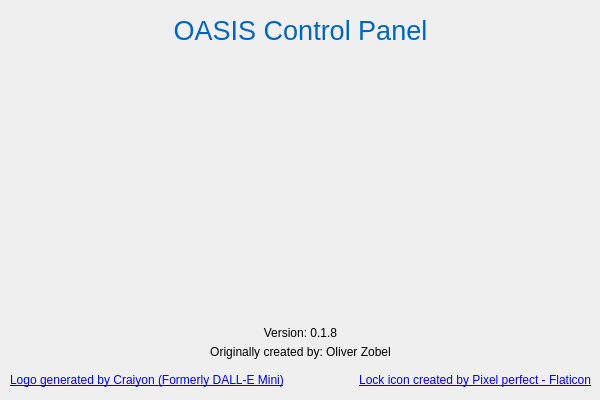
<?xml version="1.0" encoding="UTF-8"?>
<ui version="4.0">
 <class>Dialog</class>
 <widget class="QDialog" name="Dialog">
  <property name="geometry">
   <rect>
    <x>0</x>
    <y>0</y>
    <width>600</width>
    <height>400</height>
   </rect>
  </property>
  <property name="sizePolicy">
   <sizepolicy hsizetype="Fixed" vsizetype="Fixed">
    <horstretch>0</horstretch>
    <verstretch>0</verstretch>
   </sizepolicy>
  </property>
  <property name="minimumSize">
   <size>
    <width>600</width>
    <height>400</height>
   </size>
  </property>
  <property name="maximumSize">
   <size>
    <width>600</width>
    <height>400</height>
   </size>
  </property>
  <property name="contextMenuPolicy">
   <enum>Qt::NoContextMenu</enum>
  </property>
  <property name="windowTitle">
   <string>About OASIS Control Panel</string>
  </property>
  <widget class="QLabel" name="label">
   <property name="geometry">
    <rect>
     <x>0</x>
     <y>10</y>
     <width>601</width>
     <height>41</height>
    </rect>
   </property>
   <property name="font">
    <font>
     <pointsize>20</pointsize>
    </font>
   </property>
   <property name="cursor">
    <cursorShape>ArrowCursor</cursorShape>
   </property>
   <property name="text">
    <string>&lt;html&gt;&lt;head/&gt;&lt;body&gt;&lt;p&gt;&lt;span style=&quot; color:#0065bd;&quot;&gt;OASIS Control Panel&lt;/span&gt;&lt;/p&gt;&lt;/body&gt;&lt;/html&gt;</string>
   </property>
   <property name="alignment">
    <set>Qt::AlignCenter</set>
   </property>
   <property name="textInteractionFlags">
    <set>Qt::NoTextInteraction</set>
   </property>
  </widget>
  <widget class="QLabel" name="label_3">
   <property name="geometry">
    <rect>
     <x>0</x>
     <y>340</y>
     <width>601</width>
     <height>25</height>
    </rect>
   </property>
   <property name="text">
    <string>&lt;html&gt;&lt;head/&gt;&lt;body&gt;&lt;p&gt;Originally created by: Oliver Zobel&lt;/p&gt;&lt;/body&gt;&lt;/html&gt;</string>
   </property>
   <property name="alignment">
    <set>Qt::AlignCenter</set>
   </property>
  </widget>
  <widget class="QLabel" name="label_4">
   <property name="geometry">
    <rect>
     <x>0</x>
     <y>320</y>
     <width>601</width>
     <height>25</height>
    </rect>
   </property>
   <property name="text">
    <string>Version: 0.1.8</string>
   </property>
   <property name="alignment">
    <set>Qt::AlignCenter</set>
   </property>
  </widget>
  <widget class="QLabel" name="label_8">
   <property name="geometry">
    <rect>
     <x>290</x>
     <y>370</y>
     <width>301</width>
     <height>21</height>
    </rect>
   </property>
   <property name="text">
    <string>&lt;a href=&quot;https://www.flaticon.com/de/kostenlose-icons/sperren&quot; title=&quot;sperren Icons&quot;&gt;Lock icon created by Pixel perfect - Flaticon&lt;/a&gt;</string>
   </property>
   <property name="alignment">
    <set>Qt::AlignRight|Qt::AlignTrailing|Qt::AlignVCenter</set>
   </property>
  </widget>
  <widget class="QLabel" name="label_2">
   <property name="geometry">
    <rect>
     <x>170</x>
     <y>60</y>
     <width>256</width>
     <height>256</height>
    </rect>
   </property>
   <property name="contextMenuPolicy">
    <enum>Qt::CustomContextMenu</enum>
   </property>
   <property name="text">
    <string/>
   </property>
   <property name="pixmap">
    <pixmap resource="UI_resources.qrc">:/Icons/resources/icons/256x256.png</pixmap>
   </property>
   <property name="scaledContents">
    <bool>true</bool>
   </property>
  </widget>
  <widget class="QLabel" name="label_5">
   <property name="geometry">
    <rect>
     <x>10</x>
     <y>370</y>
     <width>291</width>
     <height>21</height>
    </rect>
   </property>
   <property name="text">
    <string>&lt;a href=&quot;https://www.craiyon.com/&quot; title=&quot;Craiyon&quot;&gt;Logo generated by Craiyon (Formerly DALL-E Mini)&lt;/a&gt;</string>
   </property>
  </widget>
 </widget>
 <resources>
  <include location="UI_resources.qrc"/>
 </resources>
 <connections/>
</ui>
